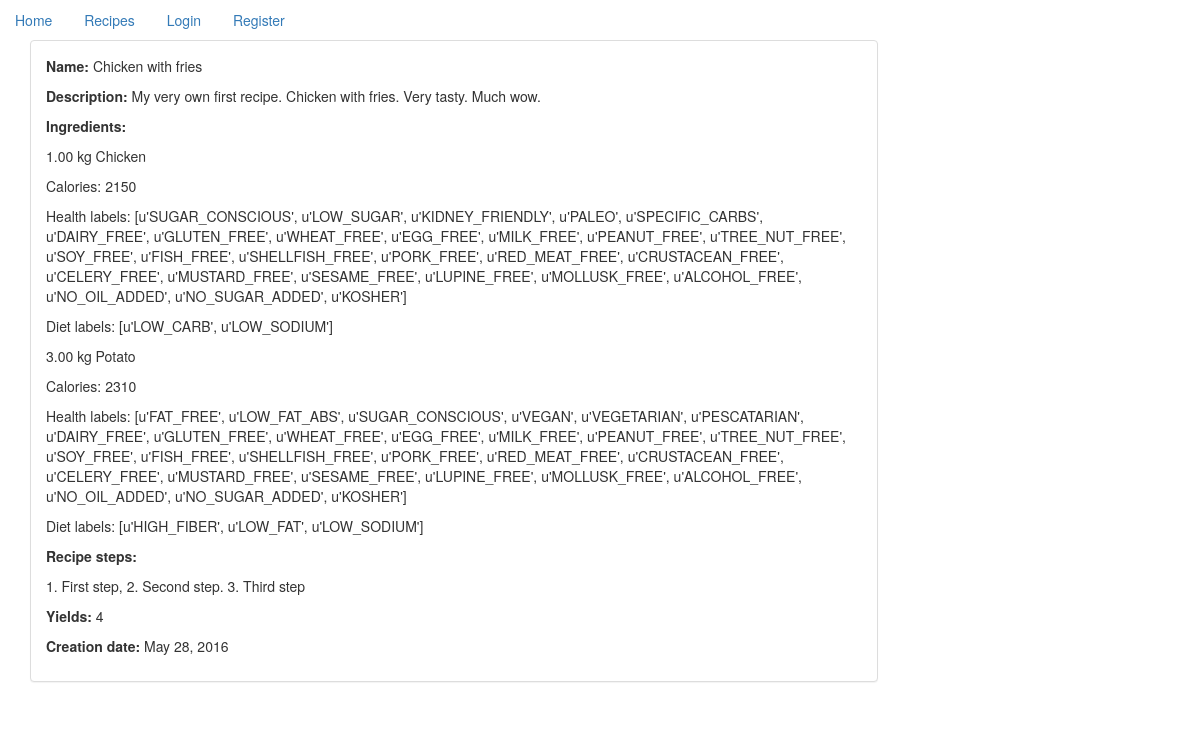
Page /recipe/26/ on the committed database.
### recipe/models.py (models this page shows, shortened)
class Recipe(models.Model):
    name = models.CharField(max_length=200)
    user = models.ForeignKey(User, on_delete=models.CASCADE)
    ingredients = models.ManyToManyField(Ingredient)
    description = models.CharField(max_length=100, blank=True)
    recipe_steps = models.CharField(max_length=1000)
    yields = models.IntegerField()
    date = models.DateField(default=datetime.date.today)
    global_access = models.BooleanField(default=True)
    card = models.CharField(max_length=1024, blank=True)
    class Meta:
        ordering = ["-name"]

class Ingredient(models.Model):
    product = models.ForeignKey(Product)
    quantity = models.DecimalField(max_digits=5, decimal_places=2)
    unit = models.ForeignKey(Unit)
    calories = models.IntegerField(blank=True)
    dietLabels = models.CharField(max_length=1000, blank=True)
    healthLabels = models.CharField(max_length=1000, blank=True)

class Unit(models.Model):
    full_name = models.CharField(max_length=20)
    abbreviation = models.CharField(max_length=20)
    def __str__(self):
        return str(self.abbreviation)

class Product(models.Model):
    name = models.CharField(max_length=100)
    category = models.ForeignKey(Category)
    def __str__(self):
        return str(self.name)

### website/views.py (the view)
# urls.py: url(r'^recipe/(?P<pk>\d+)/$', show_recipe),
def show_recipe(request, **kwargs):
    pk = int(kwargs.get('pk', None))
    try:
        recipe = Recipe.objects.get(id=pk)
        ingredients = recipe.ingredients.all()
        return render_to_response('recipe.html', locals(), RequestContext(request))
    except:
        return HttpResponse(status=404)

### templates/recipe.html
{% extends "base.html" %}
{% block content %}
    <p><b>Name:</b> {{ recipe.name }} </p>
    <p><b>Description:</b> {{ recipe.description|safe }} </p>
    <b><p>Ingredients:</p></b>
    {% for items in ingredients %}
        <p>{{ items.quantity }} {{ items.unit }} {{ items.product }}
        <p>Calories: {{ items.calories }} </p>
        <p>Health labels: {{ items.healthLabels }}</p>
        <p>Diet labels: {{ items.dietLabels }}</p>
        </p>
    {% endfor %}
    <p><b>Recipe steps: </b>
    <p>{{ recipe.recipe_steps|safe }}</p>
    </p>
    <p><b>Yields: </b> {{ recipe.yields }}</p>
    <p><b>Creation date: </b> {{ recipe.date }}</p>
{% endblock content %}

### rows in the picture
Recipe: name "Chicken with fries", description "My very own first recipe. Chicken with fries. Very tasty. Much wow.", recipe_steps "1. First step, 2. Second step. 3. Third step", yields "4", date "May 28, 2016"
Ingredient: quantity "1.00", unit "kg", product "Chicken", calories "2150", healthLabels "[u'SUGAR_CONSCIOUS', u'LOW_SUGAR', u'KIDNEY_FRIENDLY', u'PALEO', u'SPECIFIC_CARBS', u'DAIRY_FREE', u'GLUTEN_FREE', u'WHEAT_FREE', u'EGG_FREE', u'MILK_FREE', u'PEANUT_FREE', u'TREE_NUT_FREE', u'SOY_FREE', u'FISH_FREE', u'SHELLFISH_FREE', u'PORK_FREE', u'RED_MEAT_FREE', u'CRUSTACEAN_FREE', u'CELERY_FREE', u'MUSTARD_FREE', u'SESAME_FREE', u'LUPINE_FREE', u'MOLLUSK_FREE', u'ALCOHOL_FREE', u'NO_OIL_ADDED', u'NO_SUGAR_ADDED', u'KOSHER']", dietLabels "[u'LOW_CARB', u'LOW_SODIUM']"
Ingredient: quantity "3.00", unit "kg", product "Potato", calories "2310", healthLabels "[u'FAT_FREE', u'LOW_FAT_ABS', u'SUGAR_CONSCIOUS', u'VEGAN', u'VEGETARIAN', u'PESCATARIAN', u'DAIRY_FREE', u'GLUTEN_FREE', u'WHEAT_FREE', u'EGG_FREE', u'MILK_FREE', u'PEANUT_FREE', u'TREE_NUT_FREE', u'SOY_FREE', u'FISH_FREE', u'SHELLFISH_FREE', u'PORK_FREE', u'RED_MEAT_FREE', u'CRUSTACEAN_FREE', u'CELERY_FREE', u'MUSTARD_FREE', u'SESAME_FREE', u'LUPINE_FREE', u'MOLLUSK_FREE', u'ALCOHOL_FREE', u'NO_OIL_ADDED', u'NO_SUGAR_ADDED', u'KOSHER']", dietLabels "[u'HIGH_FIBER', u'LOW_FAT', u'LOW_SODIUM']"
